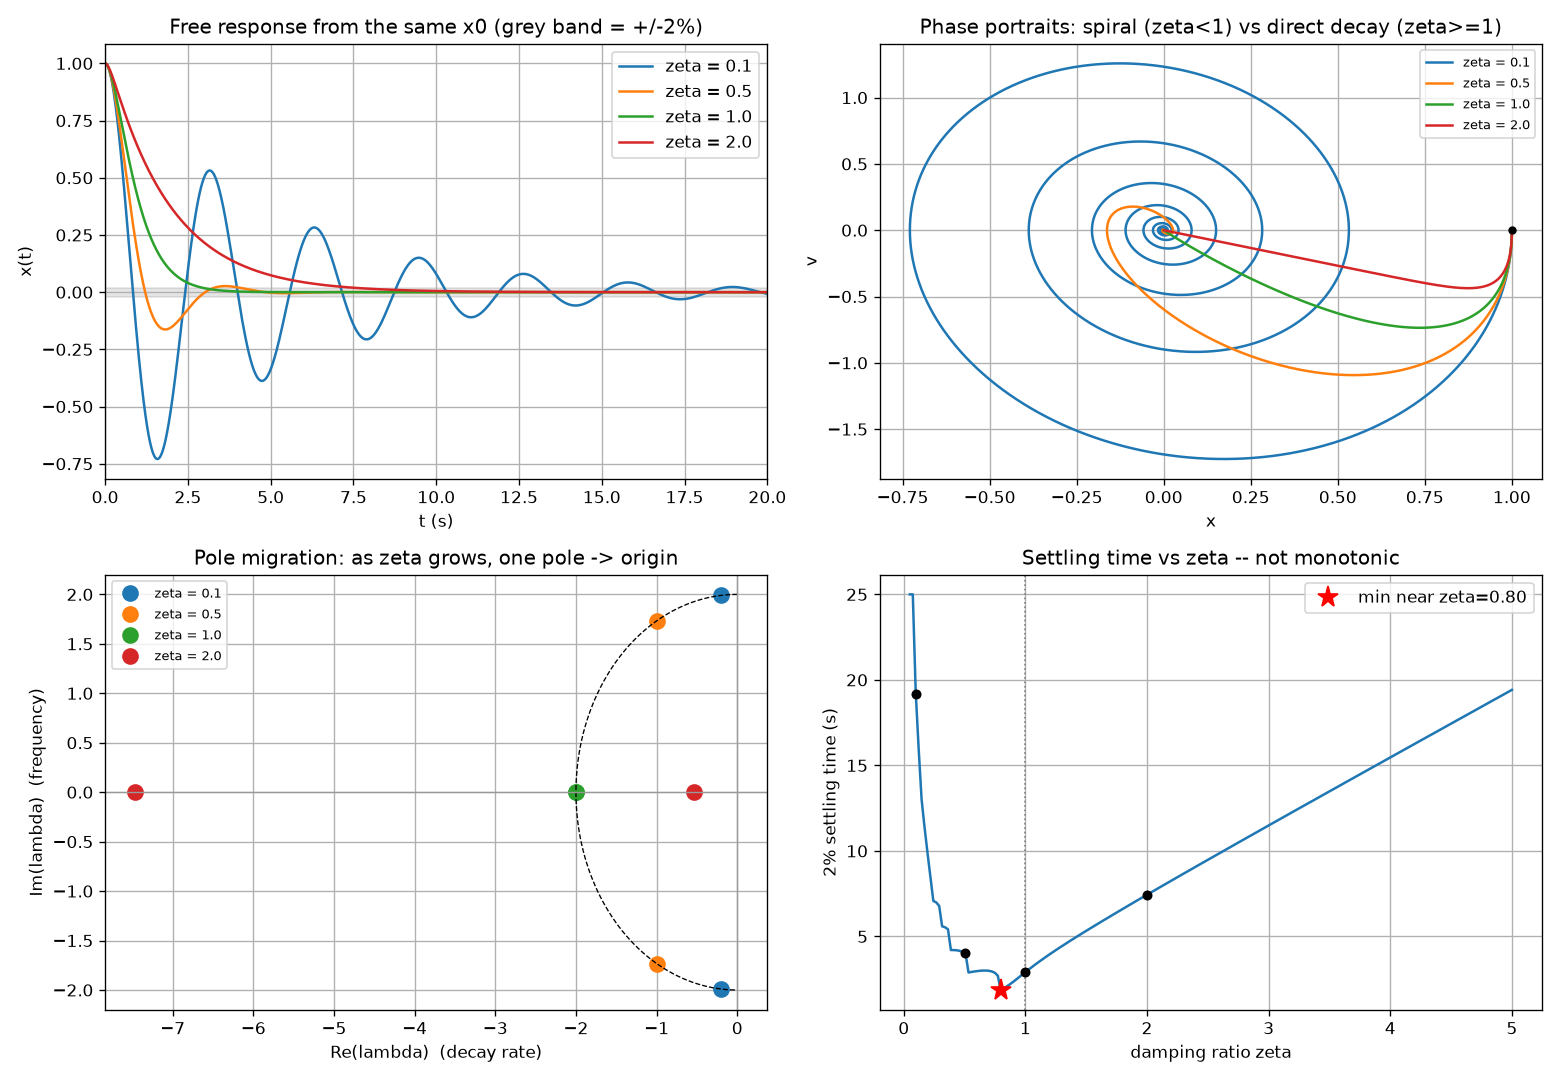

This figure's Python source:
"""module-4 -- damped_oscillator.py  (Computational Block II: Damping)

Generate four systems by damping ratio, not by guessing c:

    zeta = c / (2 sqrt(k m))     ->     c = 2 zeta sqrt(k m)

    zeta = 0.1  0.5  1.0  2.0

Same m, k, and initial displacement as Block I. Classify each response from
the eigenvalues of A:

    zeta < 1   underdamped     complex pair, decaying oscillation
    zeta = 1   critically damped   repeated real pole at -omega_0
    zeta > 1   overdamped      two real poles, no oscillation

Question: why isn't "more damping" the same as "faster settling"?
Answer falls out of where the poles go -- printed at the end.
"""

import numpy as np
import matplotlib.pyplot as plt

from state_space import oscillator_AB, linear_dynamics, eigenvalues, simulate

M, K = 1.0, 4.0
X0 = np.array([1.0, 0.0])
ZETAS = [0.1, 0.5, 1.0, 2.0]
DT, T_END = 1e-3, 30.0
SETTLE_TOL = 0.02                    # +/- 2% of the initial displacement


def classify(zeta):
    if zeta < 1 - 1e-9:
        return "underdamped"
    if zeta > 1 + 1e-9:
        return "overdamped"
    return "critically damped"


def settling_time(t, x, tol):
    """Last time |x| leaves the +/- tol band, i.e. when it has settled for good."""
    outside = np.where(np.abs(x) > tol * abs(X0[0]))[0]
    return t[outside[-1] + 1] if len(outside) and outside[-1] + 1 < len(t) else t[-1]


def main():
    w0 = np.sqrt(K / M)
    sqrt_km = np.sqrt(K * M)

    print("=" * 78)
    print("DAMPED OSCILLATOR   c = 2 zeta sqrt(k m),  same x0 for all")
    print("=" * 78)
    print(f"m = {M}, k = {K}  ->  omega_0 = {w0:.4f} rad/s,  2 sqrt(km) = "
          f"{2*sqrt_km:.4f}")
    print()
    header = (f"{'zeta':>5} {'c':>7} {'eigenvalues of A':>28} {'type':>18} "
             f"{'max reverse x':>14} {'t_settle(2%)':>13}")
    print(header)
    print("-" * len(header))

    runs = []
    for zeta in ZETAS:
        c = 2 * zeta * sqrt_km
        A, B = oscillator_AB(M, K, c)
        lam = eigenvalues(A)
        t, X = simulate(linear_dynamics(A, B), X0, T_END, DT)
        x = X[:, 0]
        ts = settling_time(t, x, SETTLE_TOL)
        reverse = x.min()               # most negative excursion (overshoot past 0)

        lam_str = (f"{lam[0].real:+.3f}{lam[0].imag:+.3f}j, "
                   f"{lam[1].real:+.3f}{lam[1].imag:+.3f}j")
        print(f"{zeta:>5.1f} {c:>7.3f} {lam_str:>28} {classify(zeta):>18} "
              f"{reverse:>14.4f} {ts:>13.3f}")
        runs.append((zeta, c, lam, t, X, ts))

    # settling time swept in zeta, to show it is not monotonic
    # (coarser step / bigger dt here -- we only need the trend, not precision)
    print("\nsweeping settling time vs zeta ...", flush=True)
    zsweep = np.concatenate([np.linspace(0.05, 0.99, 40),
                             np.linspace(1.0, 5.0, 45)])
    ts_sweep = np.empty_like(zsweep)
    for i, z in enumerate(zsweep):
        A, B = oscillator_AB(M, K, 2 * z * sqrt_km)
        tt, XX = simulate(linear_dynamics(A, B), X0, 25.0, 3e-3)
        ts_sweep[i] = settling_time(tt, XX[:, 0], SETTLE_TOL)
    z_best = zsweep[np.argmin(ts_sweep)]

    print()
    print(f"settling time is minimised near zeta = {z_best:.2f} "
          f"(t_settle = {ts_sweep.min():.2f} s),")
    print(f"and is LARGER at zeta = 2.0 (t_settle = {runs[-1][5]:.2f} s) than at "
          f"zeta = 1.0 (t_settle = {runs[2][5]:.2f} s).")
    print()
    print("WHY 'more damping' != 'faster settling':")
    print("  For zeta > 1 the poles are real: lambda = -omega_0 (zeta -/+ sqrt(zeta^2 - 1)).")
    print("  One pole races off to -infinity, but the OTHER one,")
    print("      lambda_slow = -omega_0 (zeta - sqrt(zeta^2 - 1))  ~  -omega_0 / (2 zeta),")
    print("  drifts back toward the origin as zeta grows. The response is the sum")
    print("  of two decaying exponentials and the slow one dominates, so its time")
    print("  constant 1/|lambda_slow| GROWS with zeta. Physically: a heavily damped")
    print("  mass is so resisted that it creeps back to equilibrium.")
    print("  Fastest return is at (near) critical damping, where both poles sit as")
    print("  far into the left half-plane as they can jointly reach, -omega_0.")
    print("=" * 78)

    _plot(runs, w0, zsweep, ts_sweep, z_best)


def _plot(runs, w0, zsweep, ts_sweep, z_best):
    fig, axes = plt.subplots(2, 2, figsize=(13, 9))

    ax = axes[0, 0]
    for zeta, c, lam, t, X, ts in runs:
        ax.plot(t, X[:, 0], label=f"zeta = {zeta}")
    ax.axhspan(-0.02, 0.02, color="grey", alpha=0.2)
    ax.set_xlim(0, 20)
    ax.set_xlabel("t (s)"); ax.set_ylabel("x(t)")
    ax.set_title("Free response from the same x0 (grey band = +/-2%)")
    ax.legend(); ax.grid(True)

    ax = axes[0, 1]
    for zeta, c, lam, t, X, ts in runs:
        ax.plot(X[:, 0], X[:, 1], label=f"zeta = {zeta}")
    ax.plot(1, 0, "ko", ms=4)
    ax.set_xlabel("x"); ax.set_ylabel("v")
    ax.set_title("Phase portraits: spiral (zeta<1) vs direct decay (zeta>=1)")
    ax.legend(fontsize=8); ax.grid(True)

    ax = axes[1, 0]
    for zeta, c, lam, t, X, ts in runs:
        ax.plot(lam.real, lam.imag, "o", ms=9, label=f"zeta = {zeta}")
    th = np.linspace(np.pi/2, 3*np.pi/2, 100)
    ax.plot(w0*np.cos(th), w0*np.sin(th), "k--", lw=0.8)   # |lambda| = omega_0 arc
    ax.axvline(0, color="0.6", lw=0.8); ax.axhline(0, color="0.6", lw=0.8)
    ax.set_xlabel("Re(lambda)  (decay rate)")
    ax.set_ylabel("Im(lambda)  (frequency)")
    ax.set_title("Pole migration: as zeta grows, one pole -> origin")
    ax.legend(fontsize=8); ax.grid(True)

    ax = axes[1, 1]
    ax.plot(zsweep, ts_sweep)
    ax.axvline(1.0, color="grey", ls=":", lw=1)
    ax.plot(z_best, ts_sweep.min(), "r*", ms=13, label=f"min near zeta={z_best:.2f}")
    for zeta, c, lam, t, X, ts in runs:
        ax.plot(zeta, ts, "ko", ms=5)
    ax.set_xlabel("damping ratio zeta")
    ax.set_ylabel("2% settling time (s)")
    ax.set_title("Settling time vs zeta -- not monotonic")
    ax.legend(); ax.grid(True)

    fig.tight_layout()
    fig.savefig("damped_oscillator.png", dpi=120)


if __name__ == "__main__":
    main()
    plt.show()
